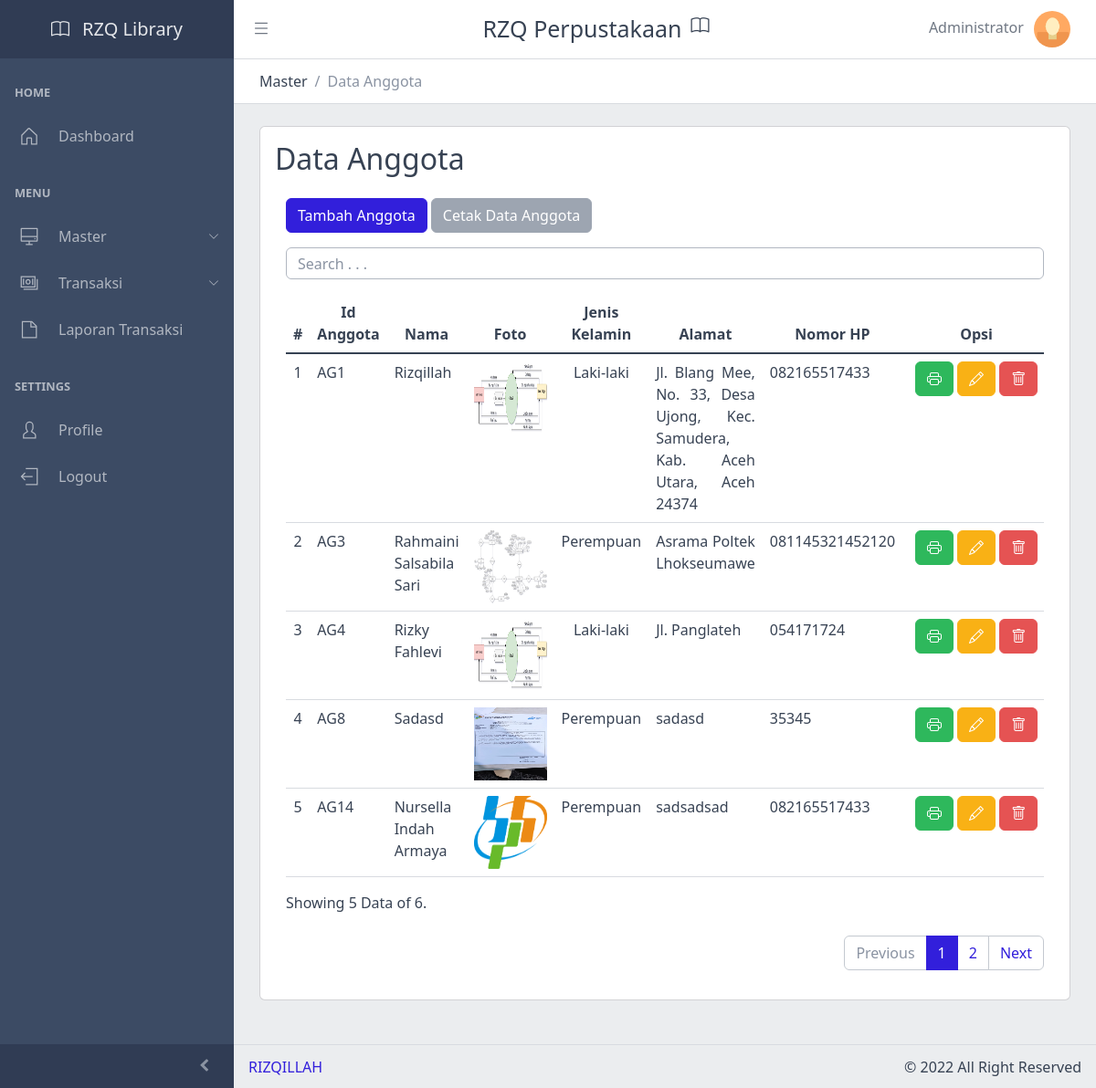
The page /view/anggota.php (signed in) on the database its author committed.
### tables this page shows
CREATE TABLE `tb_user` (
  `id` int(11) NOT NULL,
  `nama` varchar(200) NOT NULL,
  `username` varchar(100) NOT NULL,
  `password` varchar(255) NOT NULL,
  `hak_akses` enum('1','2') NOT NULL,
  `foto` varchar(200) DEFAULT NULL
);

CREATE TABLE `tb_anggota` (
  `id_anggota` int(11) NOT NULL,
  `nama` varchar(100) NOT NULL,
  `jkel` enum('L','P') DEFAULT NULL,
  `email` varchar(200) DEFAULT NULL,
  `tgl_lahir` date DEFAULT NULL,
  `tempat_lahir` varchar(200) DEFAULT NULL,
  `alamat` varchar(200) DEFAULT NULL,
  `nohp` varchar(15) DEFAULT NULL,
  `foto` varchar(200) DEFAULT NULL,
  `status` varchar(100) DEFAULT NULL
);

### view/anggota.php (the view, shortened to what this page needs)
<?php
include '../controller/koneksi.php';
$jumlahDataPerHalaman = 5;
$jumData = mysqli_fetch_assoc(mysqli_query($conn, "SELECT COUNT(*) FROM tb_anggota"));
$jumlahHalaman = ceil($jumData['COUNT(*)'] / $jumlahDataPerHalaman);
$halamanAktif = (isset($_GET['page'])) ? $_GET['page'] : 1;
$awalData = ($jumlahDataPerHalaman * $halamanAktif) - $jumlahDataPerHalaman;
$anggota = mysqli_query($conn, "SELECT * FROM tb_anggota LIMIT $awalData, $jumlahDataPerHalaman");
$kode = $_SESSION['user']['id'];
$result = mysqli_fetch_assoc(mysqli_query($conn, "SELECT * FROM tb_user WHERE id='$kode'"));
?>
<!DOCTYPE html>
<html lang="en">
<head>
    <?php include 'meta.php'; ?>
</head>
<body>
    <div class="sidebar sidebar-dark sidebar-fixed" id="sidebar">
        <div class="sidebar-brand d-none d-md-flex">
            <div class="sidebar-brand-full">
                <i class="bi bi-book" style="font-size: 20px;"></i>
                <span style="margin-left: 10px; font-size: 20px;">RZQ Library</span>
            </div>
        </div>
        <ul class="sidebar-nav" data-coreui="navigation" data-simplebar="">
            <li class="nav-title">Home</li>
            <li class="nav-item"><a class="nav-link" href="index.php">
                    <svg class="nav-icon">
                        <use xlink:href="../vendor/coreUI/vendors/@coreui/icons/svg/free.svg#cil-home"></use>
                    </svg> Dashboard</a></li>
            <li class="nav-title">Menu</li>
            <li class="nav-group"><a class="nav-link nav-group-toggle" href="#">
                    <svg class="nav-icon">
                        <use xlink:href="../vendor/coreUI/vendors/@coreui/icons/svg/free.svg#cil-monitor"></use>
                    </svg> Master</a>
            </li>
            <li class="nav-group"><a class="nav-link nav-group-toggle" href="#">
                    <svg class="nav-icon">
                        <use xlink:href="../vendor/coreUI/vendors/@coreui/icons/svg/free.svg#cil-money"></use>
                    </svg> Transaksi</a>
            </li>
            <li class="nav-item"><a class="nav-link" href="laporan.php">
                    <svg class="nav-icon">
                        <use xlink:href="../vendor/coreUI/vendors/@coreui/icons/svg/free.svg#cil-file"></use>
                    </svg> Laporan Transaksi</a>
            </li>
            <li class="nav-title">Settings</li>
            <li class="nav-item"><a class="nav-link" href="profile.php">
                    <svg class="nav-icon">
                        <use xlink:href="../vendor/coreUI/vendors/@coreui/icons/svg/free.svg#cil-user"></use>
                    </svg> Profile</a>
            </li>
            <li class="nav-item"><button class="nav-link" data-bs-toggle="modal" data-bs-target="#Logout">
                    <svg class="nav-icon">
                        <use xlink:href="../vendor/coreUI/vendors/@coreui/icons/svg/free.svg#cil-account-logout"></use>
                    </svg> Logout</button>
            </li>
        </ul>
        <button class="sidebar-toggler" type="button" data-coreui-toggle="unfoldable"></button>
    </div>
    <div class="wrapper d-flex flex-column min-vh-100 bg-light">
        <header class="header header-sticky mb-4">
            <?php include 'header.php'; ?>
            <div class="header-divider"></div>
            <div class="container-fluid">
                <nav aria-label="breadcrumb">
                    <ol class="breadcrumb my-0 ms-2">
                        <li class="breadcrumb-item">
                            <span>Master</span>
                        </li>
                        <li class="breadcrumb-item active">
                            <span>Data Anggota</span>
                        </li>
                    </ol>
                </nav>
            </div>
        </header>
        <div class="body flex-grow-1 px-3">
            <div class="container-fluid">
                <div class="card mb-5">
                    <div class="card-body">
                        <div>
                            <h2 class="card-title mb-0">Data Anggota</h2>
                        </div>
                        <div class="container-fluid mt-4">
                            <div class="col-lg mb-2">
                                <div class="mb-0">
                                    <button type="button" class="btn btn-primary text-white text-center mb-2" data-bs-toggle="modal" data-bs-target="#TambahUser"><i class="mdi mdi-account-plus"></i> Tambah Anggota</button>
                                    <button type="button" class="btn btn-secondary text-white text-center mb-2" data-bs-toggle="modal" data-bs-target="#cetak"><i class="mdi mdi-account-plus"></i> Cetak Data Anggota</button>
                                </div>
                            </div>
                            <div class="col-lg">
                                <div class="d-flex flex-row-reverse mb-3">
                                    <input type="text" style="height: 35px; width: 100%;" name="search" id="search" placeholder="Search . . ." autocomplete="off" class="form-control" autofocus>
                                </div>
                            </div>
                            <div class="col table-responsive" id="table-anggota">
                                <table class="table table-hover ">
                                    <thead>
                                        <tr>
                                            <th>#</th>
                                            <th class="text-center">Id Anggota</th>
                                            <th class="text-center">Nama</th>
                                            <th class="text-center">Foto</th>
                                            <th class="text-center">Jenis Kelamin</th>
                                            <th class="text-center">Alamat</th>
                                            <th class="text-center">Nomor HP</th>
                                            <th class="text-center">Opsi</th>
                                        </tr>
                                    </thead>
                                    <tbody class="table-group-divider">
                                        <?php if (mysqli_num_rows($anggota) != 0) : ?>
                                            <?php $no = $awalData; ?>
                                            <?php foreach ($anggota as $row) : ?>
                                                <tr>
                                                    <td class="text-center"><?= $no = $no + 1; ?></td>
                                                    <td>AG<?= $row['id_anggota']; ?></td>
                                                    <td class="text-wrap" style="width: 200px;"><?= $row['nama']; ?></td>
                                                    <td class="text-center"><img src="../public/img/anggota/<?= $row['foto']; ?>" alt="Profil <?= $row['nama']; ?>" width="80" height="80"></td>
                                                    <td class="text-center"><?= ($row['jkel'] == "L") ? "Laki-laki" : "Perempuan"; ?></td>
                                                    <td class="text-wrap" style="width: 250px; text-align: justify;"><?= $row['alamat']; ?></td>
                                                    <td><?= $row['nohp']; ?></td>
                                                    <td class="text-center">
                                                        <div class="row" style="width: 170px;">
                                                            <div class="col">
                                                                <button class="btn btn-success text-white mb-2" data-bs-toggle="modal" data-bs-target="#Cetak<?= $row['id_anggota']; ?>"><i class="bi bi-printer"></i></button>
                                                                <button class="btn btn-warning text-white mb-2" data-bs-toggle="modal" data-bs-target="#Edit<?= $row['id_anggota']; ?>"><i class="bi bi-pencil"></i></button>
                                                                <button class="btn btn-danger text-white mb-2" data-bs-toggle="modal" data-bs-target="#Hapus<?= $row['id_anggota']; ?>"><i class="bi bi-trash"></i></button>
                                                            </div>
                                                        </div>
                                                    </td>
                                                </tr>
                                            <?php endforeach; ?>
                                        <?php else : ?>
                                            <tr>
                                                <td colspan="8" class="text-center fw-bold text-secondary">Data Kosong!</td>
                                            </tr>
                                        <?php endif; ?>
                                    </tbody>
                                </table>
                                <?php $jumData = mysqli_query($conn, "SELECT * FROM tb_anggota"); ?>
                                <span class="ms-auto">Showing <?= mysqli_num_rows($anggota); ?> Data of <?= mysqli_num_rows($jumData); ?>.</span>
                            </div>
                            <div class="mt-4">
                                <?php if (mysqli_num_rows($jumData) > 5) : ?>
                                    <div class="col">
                                        <ul class="pagination d-flex justify-content-end">
                                            <?php if ($halamanAktif > 1) : ?>
                                                <li class="page-item">
                                                    <span class="page-link"><a href="anggota.php?page=<?= $halamanAktif - 1; ?>" style="text-decoration: none;">Previous</a></span>
                                                </li>
                                            <?php else : ?>
                                                <li class="page-item disabled">
                                                    <span class="page-link">Previous</span>
                                                </li>
                                            <?php endif; ?>
                                            <?php for ($i = 1; $i <= $jumlahHalaman; $i++) : ?>
                                                <?php if ($i == $halamanAktif) : ?>
                                                    <li class="page-item active" aria-current="page">
                                                        <span class="page-link"><a href="anggota.php?page=<?= $i; ?>" class="text-white" style="text-decoration: none;"><?= $i; ?></a></span>
                                                    </li>
                                                <?php else : ?>
                                                    <li class="page-item"><a class="page-link" href="anggota.php?page=<?= $i; ?>"><?= $i; ?></a></li>
                                                <?php endif; ?>
                                            <?php endfor; ?>
                                            <?php if ($halamanAktif < $jumlahHalaman) : ?>
                                                <li class="page-item">
                                                    <span class="page-link"><a href="anggota.php?page=<?= $halamanAktif + 1; ?>" style="text-decoration: none;">Next</a></span>
                                                </li>
                                            <?php else : ?>
                                                <li class="page-item disabled">
                                                    <span class="page-link">Next</span>
                                                </li>
                                            <?php endif; ?>
                                        </ul>
                                    </div>
                                <?php endif; ?>
                            </div>
                        </div>
                    </div>
                </div>
            </div>
        </div>
        <footer class="footer">
            <div><a href="https://github.com/rizqillah-pnl" target="_blank" style="text-decoration: none;">RIZQILLAH</a></div>
            <div class="ms-auto">&copy; 2022 All Right Reserved</div>
        </footer>
    </div>
</body>
</html>

### view/meta.php (shortened to what this page needs)
<link rel="stylesheet" href="../vendor/coreUI/vendors/simplebar/css/simplebar.css">
<link rel="stylesheet" href="../public/css/vendors/simplebar.css">
<link href="../public/css/style.css" rel="stylesheet">
<link rel="stylesheet" href="https://cdn.jsdelivr.net/npm/bootstrap-icons@1.9.1/font/bootstrap-icons.css">

### view/header.php (shortened to what this page needs)
<div class="container-fluid">
    <button class="header-toggler px-md-0 me-md-3" type="button" onclick="coreui.Sidebar.getInstance(document.querySelector('#sidebar')).toggle()">
        <svg class="icon icon-lg">
            <use xlink:href="../vendor/coreUI/vendors/@coreui/icons/svg/free.svg#cil-menu"></use>
        </svg>
    </button>
    <div class="header-nav d-none d-md-flex mx-auto" style="font-size: 25px;">
        RZQ Perpustakaan
        <i class="bi bi-book" style="font-size: 20px; margin-left: 10px;"></i>
    </div>
    <ul class="header-nav ms-3">
        <li class="nav-item dropdown"><a class="nav-link py-0" data-coreui-toggle="dropdown" href="#" role="button" aria-haspopup="true" aria-expanded="false">
                <span style="margin-right: 7px;"><?= $result['nama']; ?></span>
                <div class="avatar avatar-md">
                    <img class="avatar-img" src="../public/img/user/<?= $_SESSION['user']['foto']; ?>" alt="user@email.com">
                </div>
            </a>
        </li>
    </ul>
</div>

### rows shown on the page
tb_user: nama "Administrator"
tb_anggota: id_anggota "1", nama "Rizqillah", foto (picture), jkel "Laki-laki", alamat "Jl. Blang Mee, No. 33, Desa Ujong, Kec. Samudera, Kab. Aceh Utara, Aceh 24374", nohp "082165517433"
tb_anggota: no "2", id_anggota "3", nama "Rahmaini Salsabila Sari", foto (picture), jkel "Perempuan", alamat "Asrama Poltek Lhokseumawe", nohp "081145321452120"
tb_anggota: no "3", id_anggota "4", nama "Rizky Fahlevi", foto (picture), jkel "Laki-laki", alamat "Jl. Panglateh", nohp "054171724"
tb_anggota: no "4", id_anggota "8", nama "Sadasd", foto (picture), jkel "Perempuan", alamat "sadasd", nohp "35345"
tb_anggota: no "5", id_anggota "14", nama "Nursella Indah Armaya", foto (picture), jkel "Perempuan", alamat "sadsadsad", nohp "082165517433"

### other values the page prints
mysqli_num_rows($anggota) "5"
mysqli_num_rows($jumData) "6"
